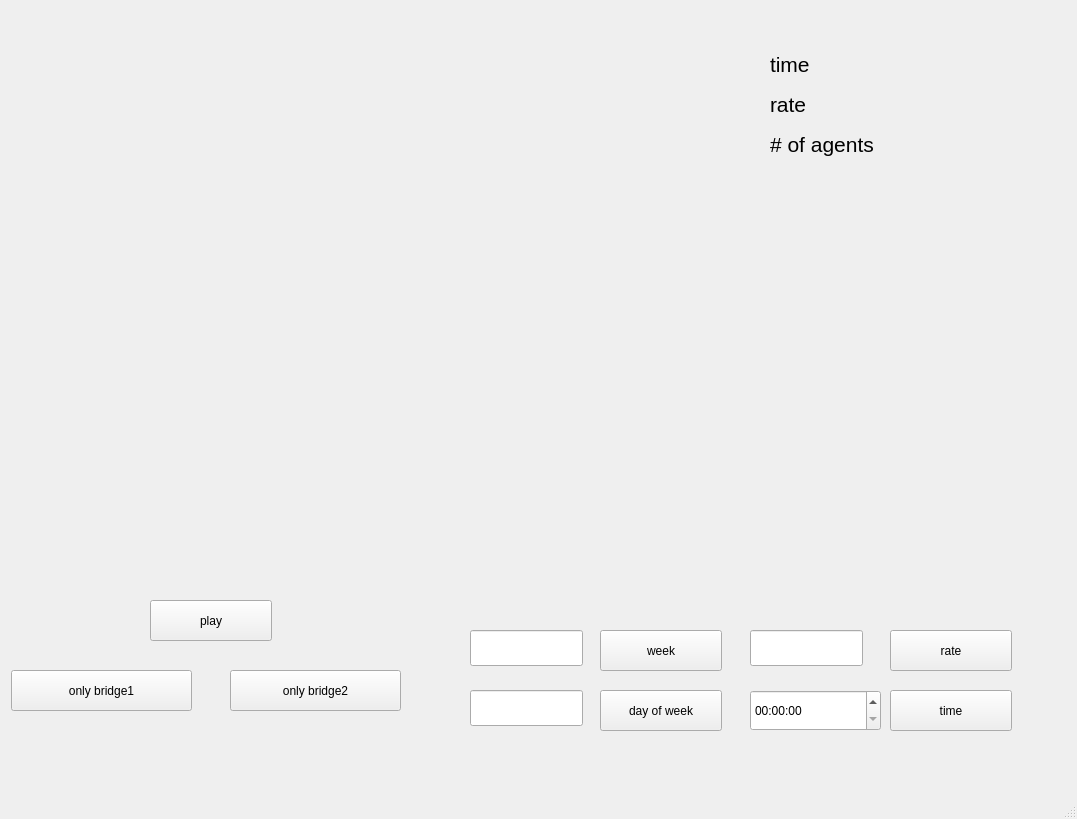
<?xml version="1.0" encoding="UTF-8"?>
<ui version="4.0">
 <class>MainWindow</class>
 <widget class="QMainWindow" name="MainWindow">
  <property name="geometry">
   <rect>
    <x>0</x>
    <y>0</y>
    <width>1077</width>
    <height>819</height>
   </rect>
  </property>
  <property name="windowTitle">
   <string>MainWindow</string>
  </property>
  <widget class="QWidget" name="centralwidget">
   <widget class="QPushButton" name="playButton">
    <property name="geometry">
     <rect>
      <x>150</x>
      <y>600</y>
      <width>122</width>
      <height>41</height>
     </rect>
    </property>
    <property name="text">
     <string>play</string>
    </property>
   </widget>
   <widget class="QPushButton" name="setRateButton">
    <property name="geometry">
     <rect>
      <x>890</x>
      <y>630</y>
      <width>122</width>
      <height>41</height>
     </rect>
    </property>
    <property name="text">
     <string>rate</string>
    </property>
   </widget>
   <widget class="QLineEdit" name="rateEdit">
    <property name="geometry">
     <rect>
      <x>750</x>
      <y>630</y>
      <width>113</width>
      <height>36</height>
     </rect>
    </property>
   </widget>
   <widget class="QPushButton" name="setWeekButton">
    <property name="geometry">
     <rect>
      <x>600</x>
      <y>630</y>
      <width>122</width>
      <height>41</height>
     </rect>
    </property>
    <property name="text">
     <string>week</string>
    </property>
   </widget>
   <widget class="QLabel" name="timeLabel">
    <property name="geometry">
     <rect>
      <x>770</x>
      <y>50</y>
      <width>281</width>
      <height>29</height>
     </rect>
    </property>
    <property name="font">
     <font>
      <pointsize>16</pointsize>
     </font>
    </property>
    <property name="text">
     <string>time</string>
    </property>
   </widget>
   <widget class="QLabel" name="rateLabel">
    <property name="geometry">
     <rect>
      <x>770</x>
      <y>90</y>
      <width>281</width>
      <height>29</height>
     </rect>
    </property>
    <property name="font">
     <font>
      <pointsize>16</pointsize>
     </font>
    </property>
    <property name="text">
     <string>rate</string>
    </property>
   </widget>
   <widget class="QLabel" name="numberOfAgentsLabel">
    <property name="geometry">
     <rect>
      <x>770</x>
      <y>130</y>
      <width>271</width>
      <height>29</height>
     </rect>
    </property>
    <property name="font">
     <font>
      <pointsize>16</pointsize>
     </font>
    </property>
    <property name="text">
     <string># of agents</string>
    </property>
   </widget>
   <widget class="QLineEdit" name="weekEdit">
    <property name="geometry">
     <rect>
      <x>470</x>
      <y>630</y>
      <width>113</width>
      <height>36</height>
     </rect>
    </property>
   </widget>
   <widget class="QLineEdit" name="dayOfWeekEdit">
    <property name="geometry">
     <rect>
      <x>470</x>
      <y>690</y>
      <width>113</width>
      <height>36</height>
     </rect>
    </property>
    <property name="text">
     <string/>
    </property>
   </widget>
   <widget class="QPushButton" name="setDayOfWeekButton">
    <property name="geometry">
     <rect>
      <x>600</x>
      <y>690</y>
      <width>122</width>
      <height>41</height>
     </rect>
    </property>
    <property name="text">
     <string>day of week</string>
    </property>
   </widget>
   <widget class="QPushButton" name="timeButton">
    <property name="geometry">
     <rect>
      <x>890</x>
      <y>690</y>
      <width>122</width>
      <height>41</height>
     </rect>
    </property>
    <property name="text">
     <string>time</string>
    </property>
   </widget>
   <widget class="QTimeEdit" name="timeEdit">
    <property name="geometry">
     <rect>
      <x>750</x>
      <y>690</y>
      <width>131</width>
      <height>41</height>
     </rect>
    </property>
   </widget>
   <widget class="QPushButton" name="banBridgeButton1">
    <property name="geometry">
     <rect>
      <x>11</x>
      <y>670</y>
      <width>181</width>
      <height>41</height>
     </rect>
    </property>
    <property name="text">
     <string>only bridge1</string>
    </property>
   </widget>
   <widget class="QPushButton" name="banBridgeButton2">
    <property name="geometry">
     <rect>
      <x>230</x>
      <y>670</y>
      <width>171</width>
      <height>41</height>
     </rect>
    </property>
    <property name="text">
     <string>only bridge2</string>
    </property>
   </widget>
  </widget>
  <widget class="QMenuBar" name="menubar">
   <property name="geometry">
    <rect>
     <x>0</x>
     <y>0</y>
     <width>1077</width>
     <height>34</height>
    </rect>
   </property>
  </widget>
  <widget class="QStatusBar" name="statusbar"/>
 </widget>
 <resources/>
 <connections/>
</ui>
